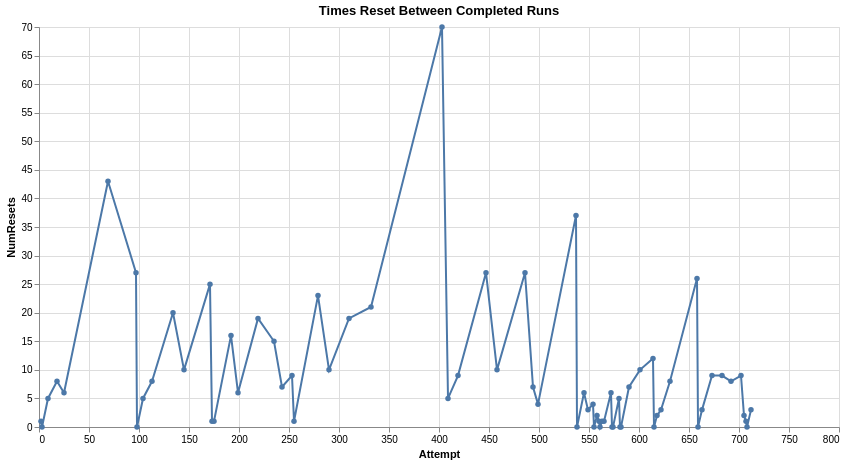

Notebook code cell kept with this figure:
### Code cell
import importlib
import livesplit_data

importlib.reload(livesplit_data)

splits = livesplit_data.LivesplitData.read_lss('./../super64guy_sm64_16star.lss')
splits.plot_num_resets()

### Figure 1 — Vega-Lite specification as saved in the notebook (floating-point values rounded to 4 significant figures)
{"config": {"view": {"continuousWidth": 300, "continuousHeight": 300}}, "data": {"name": "data-b10d2e89fdad4b25b500702bd0b5062d"}, "mark": {"type": "line", "point": true}, "encoding": {"tooltip": [{"field": "Attempt", "type": "quantitative"}, {"field": "NumResets", "type": "quantitative"}], "x": {"field": "Attempt", "type": "quantitative"}, "y": {"field": "NumResets", "type": "quantitative"}}, "height": 400, "title": "Times Reset Between Completed Runs", "width": 800, "$schema": "https://vega.github.io/schema/vega-lite/v5.20.1.json", "datasets": {"data-b10d2e89fdad4b25b500702bd0b5062d": [{"Attempt": 2, "NumResets": 1}, {"Attempt": 3, "NumResets": 0}, {"Attempt": 9, "NumResets": 5}, {"Attempt": 18, "NumResets": 8}, {"Attempt": 25, "NumResets": 6}, {"Attempt": 69, "NumResets": 43}, {"Attempt": 97, "NumResets": 27}, {"Attempt": 98, "NumResets": 0}, {"Attempt": 104, "NumResets": 5}, {"Attempt": 113, "NumResets": 8}, {"Attempt": 134, "NumResets": 20}, {"Attempt": 145, "NumResets": 10}, {"Attempt": 171, "NumResets": 25}, {"Attempt": 173, "NumResets": 1}, {"Attempt": 175, "NumResets": 1}, {"Attempt": 192, "NumResets": 16}, {"Attempt": 199, "NumResets": 6}, {"Attempt": 219, "NumResets": 19}, {"Attempt": 235, "NumResets": 15}, {"Attempt": 243, "NumResets": 7}, {"Attempt": 253, "NumResets": 9}, {"Attempt": 255, "NumResets": 1}, {"Attempt": 279, "NumResets": 23}, {"Attempt": 290, "NumResets": 10}, {"Attempt": 310, "NumResets": 19}, {"Attempt": 332, "NumResets": 21}, {"Attempt": 403, "NumResets": 70}, {"Attempt": 409, "NumResets": 5}, {"Attempt": 419, "NumResets": 9}, {"Attempt": 447, "NumResets": 27}, {"Attempt": 458, "NumResets": 10}, {"Attempt": 486, "NumResets": 27}, {"Attempt": 494, "NumResets": 7}, {"Attempt": 499, "NumResets": 4}, {"Attempt": 537, "NumResets": 37}, {"Attempt": 538, "NumResets": 0}, {"Attempt": 545, "NumResets": 6}, {"Attempt": 549, "NumResets": 3}, {"Attempt": 554, "NumResets": 4}, {"Attempt": 555, "NumResets": 0}, {"Attempt": 558, "NumResets": 2}, {"Attempt": 560, "NumResets": 1}, {"Attempt": 561, "NumResets": 0}, {"Attempt": 563, "NumResets": 1}, {"Attempt": 565, "NumResets": 1}, {"Attempt": 572, "NumResets": 6}, {"Attempt": 573, "NumResets": 0}, {"Attempt": 574, "NumResets": 0}, {"Attempt": 580, "NumResets": 5}, {"Attempt": 581, "NumResets": 0}, {"Attempt": 582, "NumResets": 0}, {"Attempt": 590, "NumResets": 7}, {"Attempt": 601, "NumResets": 10}, {"Attempt": 614, "NumResets": 12}, {"Attempt": 615, "NumResets": 0}, {"Attempt": 618, "NumResets": 2}, {"Attempt": 622, "NumResets": 3}, {"Attempt": 631, "NumResets": 8}, {"Attempt": 658, "NumResets": 26}, {"Attempt": 659, "NumResets": 0}, {"Attempt": 663, "NumResets": 3}, {"Attempt": 673, "NumResets": 9}, {"Attempt": 683, "NumResets": 9}, {"Attempt": 692, "NumResets": 8}, {"Attempt": 702, "NumResets": 9}, {"Attempt": 705, "NumResets": 2}, {"Attempt": 707, "NumResets": 1}, {"Attempt": 708, "NumResets": 0}, {"Attempt": 712, "NumResets": 3}]}}
